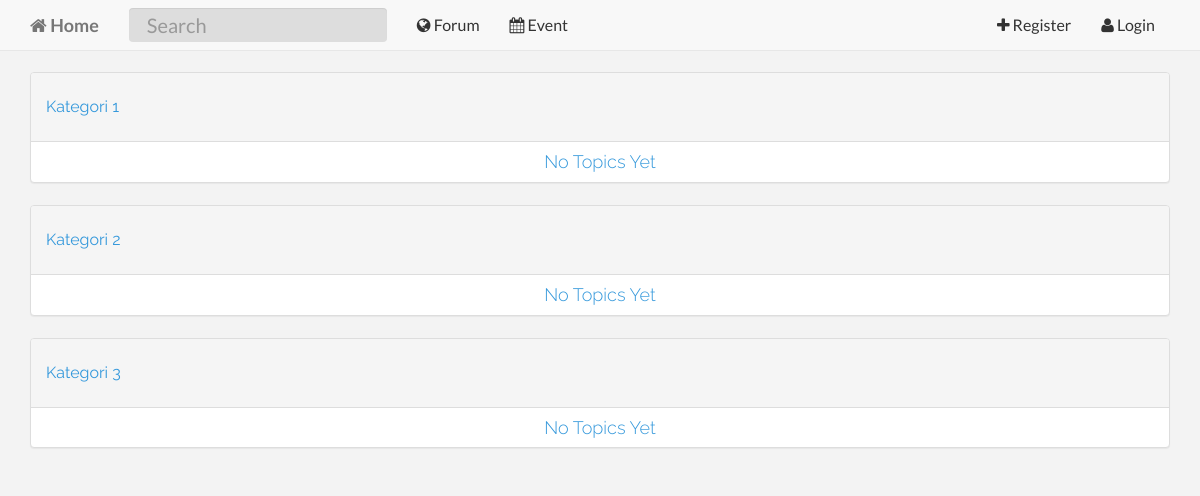
The app's page /forum.php, older data.
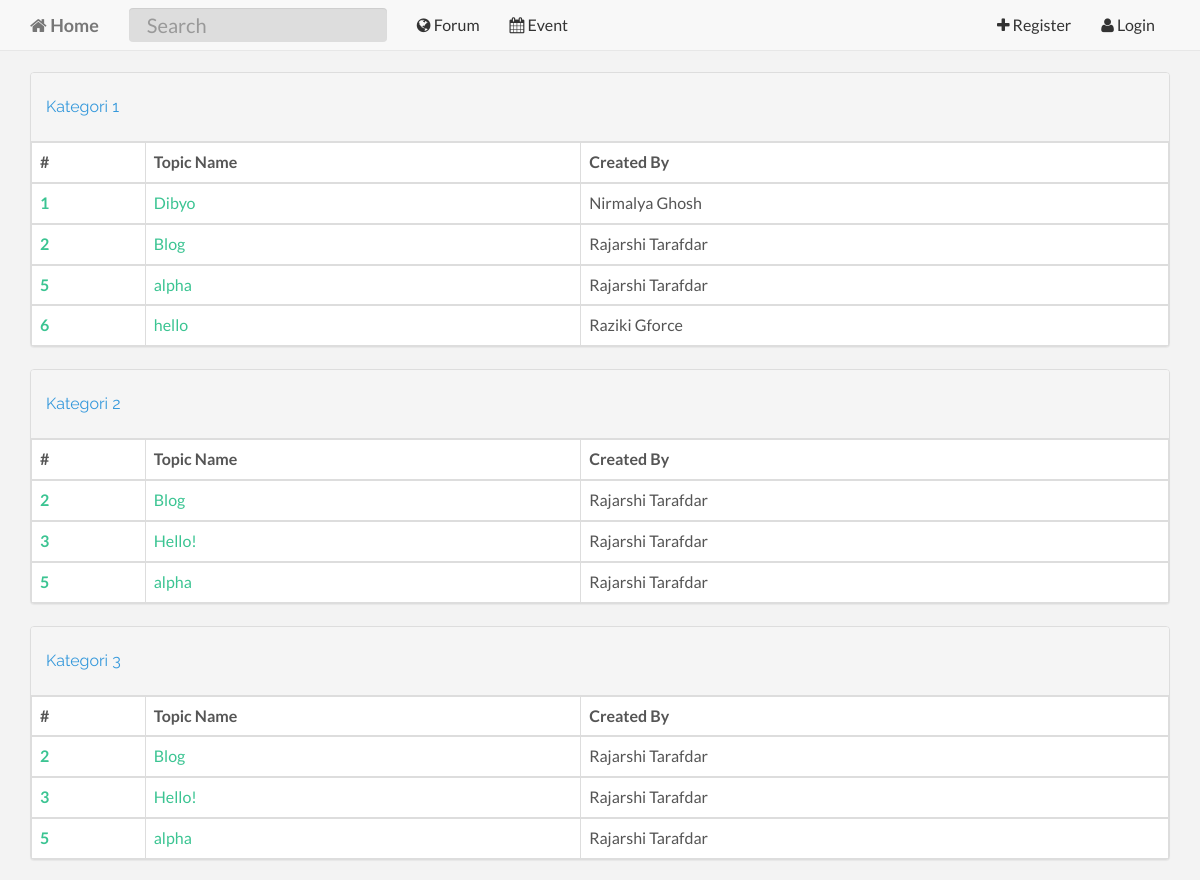
The same page, newer data.
### tables this page shows
CREATE TABLE `forum_topic` (
  `forum_topic_id` int(11) NOT NULL,
  `forum_topic_name` text NOT NULL,
  `forum_topic_created_by` varchar(255) NOT NULL,
  `forum_topic_time` timestamp NOT NULL DEFAULT current_timestamp(),
  `forum_topic_body` text NOT NULL,
  `forum_topic_views` int(11) NOT NULL,
  `forum_topic_replies` int(11) NOT NULL,
  `forum_topic_kategori` varchar(255) NOT NULL,
  `forum_topic_image` varchar(255) NOT NULL
);

CREATE TABLE `user` (
  `user_id` int(11) NOT NULL,
  `user_email` varchar(255) NOT NULL,
  `user_password` varchar(255) NOT NULL,
  `user_firstname` text NOT NULL,
  `user_lastname` text NOT NULL,
  `user_avatar` varchar(255) NOT NULL,
  `user_shortbio` text DEFAULT NULL,
  `user_username` varchar(255) NOT NULL,
  `user_longbio` text DEFAULT NULL,
  `user_website` varchar(255) DEFAULT NULL,
  `user_dob` date DEFAULT NULL,
  `user_profession` text DEFAULT NULL,
  `user_gender` varchar(255) DEFAULT NULL,
  `user_address` text DEFAULT NULL,
  `user_backgroundpicture` varchar(255) NOT NULL,
  `user_joindate` date NOT NULL,
  `user_country` varchar(255) DEFAULT NULL
);

### controllers/table/forum-table.php (the view)
    <div class="container">
<?php
        for($kategori_id=1;$kategori_id<=3;$kategori_id++){
            $sql = "SELECT * FROM forum_topic where forum_topic_kategori LIKE '%$kategori_id%' ORDER BY forum_topic_time";
            $result = mysqli_query($database,$sql);
            $rws_count = mysqli_num_rows($result);
?>
                <div class="panel panel-default">
                    <div class="panel-heading">
                        <h3 class="panel-title">Kategori <?php echo $kategori_id; ?></h3>
                    </div>
<?php
                if($rws_count == 0){
?>
                    <h4 class="text-center">No Topics Yet</h4>
                </div>
<?php
                }
                else{
?>
                    <table class="table table-bordered">
                        <thead>
                            <tr>
                                <th>#</th>
                                <th>Topic Name</th>
                                <th>Created By</th>
                            </tr>
                        </thead>
<?php
                    while($rws = mysqli_fetch_array($result)){
                        $temp_user_username = $rws['forum_topic_created_by'];
                        $sql_search_username = "SELECT * FROM user WHERE user_username = '$temp_user_username'";
                        $result_search_username = mysqli_query($database,$sql_search_username) or die(mysqli_error($database));
                        $rws_search_username = mysqli_fetch_array($result_search_username);
?>
                        <tbody>
                            <tr>
                                <th scope="row"><a href="forum-topic.php?forum_topic_id=<?php echo $rws['forum_topic_id'];?>"><?php echo $rws['forum_topic_id'];?></a></th>
                                <td><a href="forum-topic.php?forum_topic_id=<?php echo $rws['forum_topic_id'];?>"><?php echo $rws['forum_topic_name'];?></a></td>
                                <td><?php echo $rws_search_username['user_firstname'];?> <?php echo $rws_search_username['user_lastname'];?></td>
                            </tr>
                        </tbody>
<?php
                    }
?>
                    </table>
                </div>
<?php
                }
        }
?>
    </div>

Row changes from the older to the newer data that the page shows:
now on this page (row edited): forum_topic: forum_topic_id "1", forum_topic_name "Dibyo", user.user_firstname "Nirmalya", user.user_lastname "Ghosh"
now on this page (row edited): forum_topic: forum_topic_id "2", forum_topic_name "Blog", user.user_firstname "Rajarshi", user.user_lastname "Tarafdar"
now on this page (row edited): forum_topic: forum_topic_id "5", forum_topic_name "alpha", user.user_firstname "Rajarshi", user.user_lastname "Tarafdar"
added forum_topic: forum_topic_id "6", forum_topic_name "hello", user.user_firstname "Raziki", user.user_lastname "Gforce"
now on this page (row edited): forum_topic: forum_topic_id "3", forum_topic_name "Hello!", user.user_firstname "Rajarshi", user.user_lastname "Tarafdar"
Text that changed along with them:
list line gone: "No Topics Yet"
new list line: "# Topic Name Created By"
